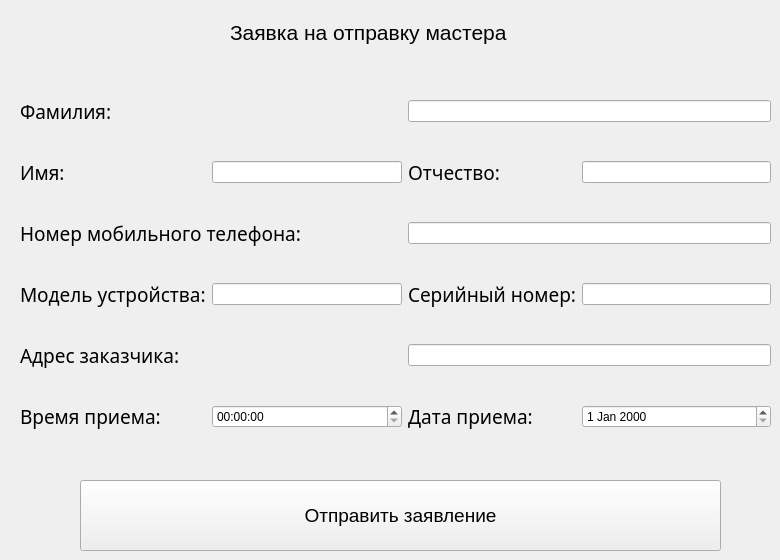
    <widget class="QWidget" name="masterpage">
     <widget class="QWidget" name="layoutWidget_4">
      <property name="geometry">
       <rect>
        <x>20</x>
        <y>70</y>
        <width>751</width>
        <height>391</height>
       </rect>
      </property>
      <layout class="QGridLayout" name="gridLayout_2" rowminimumheight="0,0,0,0,0,0">
       <property name="sizeConstraint">
        <enum>QLayout::SetDefaultConstraint</enum>
       </property>
       <item row="1" column="0">
        <widget class="QLabel" name="label_14">
         <property name="minimumSize">
          <size>
           <width>70</width>
           <height>0</height>
          </size>
         </property>
         <property name="font">
          <font>
           <family>aakar</family>
           <pointsize>14</pointsize>
          </font>
         </property>
         <property name="text">
          <string>Имя:</string>
         </property>
        </widget>
       </item>
       <item row="1" column="1">
        <widget class="QLineEdit" name="name_m">
         <property name="maximumSize">
          <size>
           <width>270</width>
           <height>16777215</height>
          </size>
         </property>
        </widget>
       </item>
       <item row="1" column="2">
        <widget class="QLabel" name="label_15">
         <property name="font">
          <font>
           <family>aakar</family>
           <pointsize>14</pointsize>
          </font>
         </property>
         <property name="text">
          <string>Отчество:</string>
         </property>
        </widget>
       </item>
       <item row="1" column="3">
        <widget class="QLineEdit" name="patronymic_m"/>
       </item>
       <item row="3" column="0">
        <widget class="QLabel" name="label_16">
         <property name="font">
          <font>
           <family>aakar</family>
           <pointsize>14</pointsize>
          </font>
         </property>
         <property name="text">
          <string>Модель устройства:</string>
         </property>
        </widget>
       </item>
       <item row="3" column="1">
        <widget class="QLineEdit" name="model_m"/>
       </item>
       <item row="3" column="2">
        <widget class="QLabel" name="label_17">
         <property name="font">
          <font>
           <family>aakar</family>
           <pointsize>14</pointsize>
          </font>
         </property>
         <property name="text">
          <string>Серийный номер:</string>
         </property>
        </widget>
       </item>
       <item row="3" column="3">
        <widget class="QLineEdit" name="series_m"/>
       </item>
       <item row="5" column="0">
        <widget class="QLabel" name="label_18">
         <property name="font">
          <font>
           <family>aakar</family>
           <pointsize>14</pointsize>
          </font>
         </property>
         <property name="text">
          <string>Время приема:</string>
         </property>
        </widget>
       </item>
       <item row="5" column="2">
        <widget class="QLabel" name="label_19">
         <property name="font">
          <font>
           <family>aakar</family>
           <pointsize>14</pointsize>
          </font>
         </property>
         <property name="text">
          <string>Дата приема:</string>
         </property>
        </widget>
       </item>
       <item row="4" column="2" colspan="2">
        <widget class="QLineEdit" name="address_m"/>
       </item>
       <item row="4" column="0" colspan="2">
        <widget class="QLabel" name="label_20">
         <property name="font">
          <font>
           <family>aakar</family>
           <pointsize>14</pointsize>
          </font>
         </property>
         <property name="text">
          <string>Адрес заказчика:</string>
         </property>
        </widget>
       </item>
       <item row="0" column="2" colspan="2">
        <widget class="QLineEdit" name="surname_m"/>
       </item>
       <item row="0" column="0" colspan="2">
        <widget class="QLabel" name="label_21">
         <property name="font">
          <font>
           <family>aakar</family>
           <pointsize>14</pointsize>
          </font>
         </property>
         <property name="text">
          <string>Фамилия:</string>
         </property>
        </widget>
       </item>
       <item row="2" column="2" colspan="2">
        <widget class="QLineEdit" name="number_m"/>
       </item>
       <item row="2" column="0" colspan="2">
        <widget class="QLabel" name="label_22">
         <property name="font">
          <font>
           <family>aakar</family>
           <pointsize>14</pointsize>
          </font>
         </property>
         <property name="text">
          <string>Номер мобильного телефона:</string>
         </property>
        </widget>
       </item>
       <item row="5" column="3">
        <widget class="QDateEdit" name="date_m"/>
       </item>
       <item row="5" column="1">
        <widget class="QTimeEdit" name="time_m"/>
       </item>
      </layout>
     </widget>
     <widget class="QPushButton" name="go_m">
      <property name="geometry">
       <rect>
        <x>80</x>
        <y>480</y>
        <width>641</width>
        <height>71</height>
       </rect>
      </property>
      <property name="font">
       <font>
        <pointsize>14</pointsize>
       </font>
      </property>
      <property name="text">
       <string>Отправить заявление</string>
      </property>
     </widget>
     <widget class="QLabel" name="label_74">
      <property name="geometry">
       <rect>
        <x>230</x>
        <y>20</y>
        <width>359</width>
        <height>25</height>
       </rect>
      </property>
      <property name="font">
       <font>
        <pointsize>16</pointsize>
       </font>
      </property>
      <property name="text">
       <string>Заявка на отправку мастера</string>
      </property>
     </widget>
    </widget>
